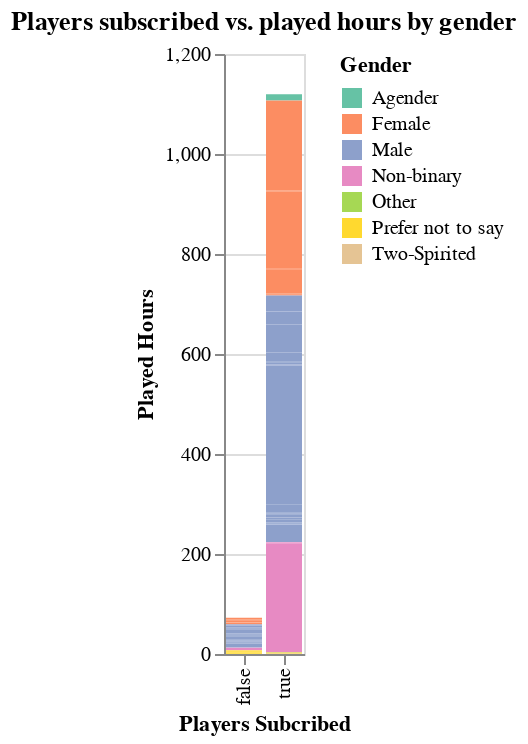

Notebook code cell kept with this figure:
### Code cell
#A visual using the variable 'gender'. This has not been converted to a nominal variable as 'gender' logically cannot be categorized into numbers.
final_visualization = alt.Chart(upsampled_players, title="Players subscribed vs. played hours by gender").mark_bar().encode(
    x = alt.X("subscribe").title("Players Subcribed"),
    y = alt.Y("played_hours").title("Played Hours"),
    color = alt.Color("gender").title("Gender").scale(scheme = "set2")
)
final_visualization

### Figure 1 — Vega-Lite specification as saved in the notebook (floating-point values rounded to 4 significant figures; data arrays with more than 128 entries replaced by an {"elided": "..."} marker saying what was removed)
{"config": {"view": {"continuousWidth": 300, "continuousHeight": 300}}, "data": {"name": "data-44895eb087f4431860ee3570b978570e"}, "mark": {"type": "bar"}, "encoding": {"color": {"field": "gender", "scale": {"scheme": "set2"}, "title": "Gender", "type": "nominal"}, "x": {"field": "subscribe", "title": "Players Subcribed", "type": "nominal"}, "y": {"field": "played_hours", "title": "Played Hours", "type": "quantitative"}}, "title": "Players subscribed vs. played hours by gender", "$schema": "https://vega.github.io/schema/vega-lite/v5.20.1.json", "datasets": {"data-44895eb087f4431860ee3570b978570e": {"elided": "288 records"}}}
